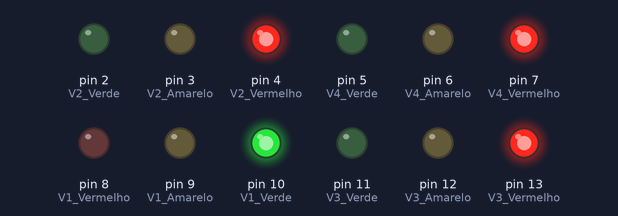
A sketch run on a simulated Arduino Uno, built with avr-gcc and run on an emulated ATmega328P. On the bench: output pins drawn as LEDs (lit = HIGH).

Above: at 0.1 s.
At 5.1 s:
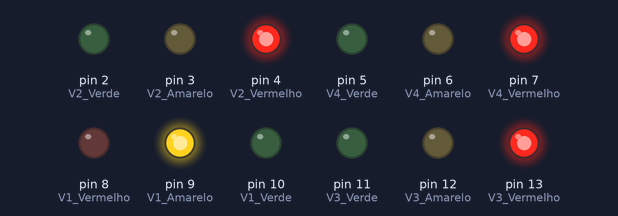
At 12.1 s:
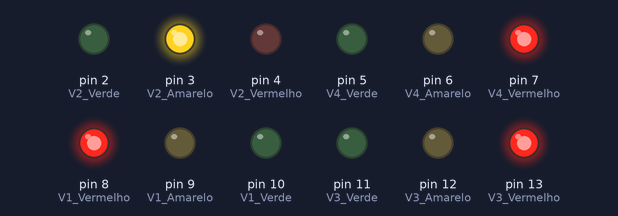
At 19.1 s:
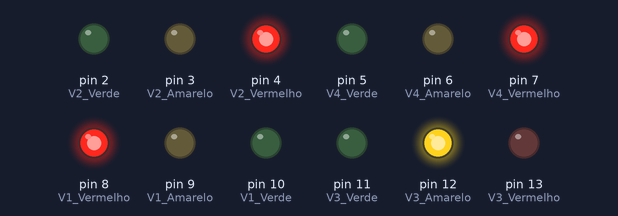
At 26.1 s:
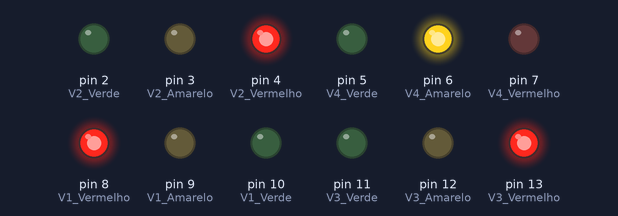
At 35.1 s:
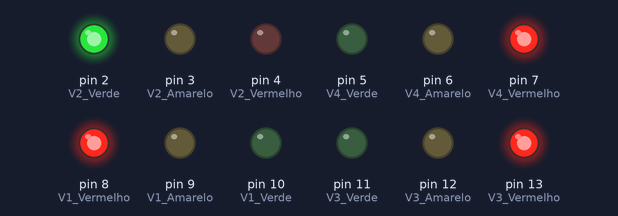
Timing chart, 0 to 36.6 s (numbered marks = the images above):
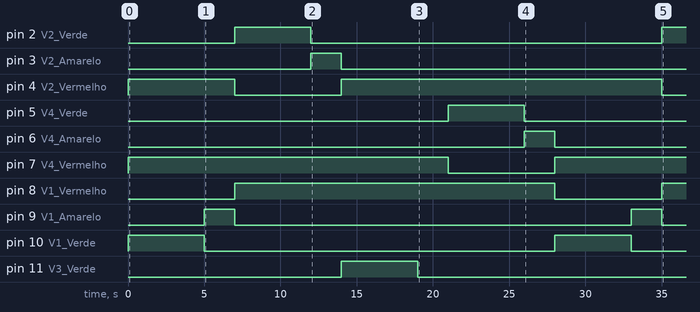

Measured:
- by itself, pin 2 (V2_Verde): LOW → HIGH at 7.0 s, → LOW 5.0 s later, → HIGH 23.0 s later
- by itself, pin 3 (V2_Amarelo): LOW → HIGH at 12.0 s, → LOW 2.0 s later
- by itself, pin 4 (V2_Vermelho): LOW → HIGH at 0.00 s, → LOW 7.0 s later, → HIGH 7.0 s later, → LOW 21.0 s later
- by itself, pin 5 (V4_Verde): LOW → HIGH at 21.0 s, → LOW 5.0 s later
- by itself, pin 6 (V4_Amarelo): LOW → HIGH at 26.0 s, → LOW 2.0 s later
- by itself, pin 7 (V4_Vermelho): LOW → HIGH at 0.00 s, → LOW 21.0 s later, → HIGH 7.0 s later
- by itself, pin 8 (V1_Vermelho): LOW → HIGH at 7.0 s, → LOW 21.0 s later, → HIGH 7.0 s later
- by itself, pin 9 (V1_Amarelo): alternates HIGH for 2.0 s and LOW for 26.0 s

The sketch:

semafaro2via.ino
```cpp
// --- MAPEAMENTO DOS PINOS POR VIA ---
// Via 1
#define V1_Verde    10
#define V1_Amarelo  9
#define V1_Vermelho 8

// Via 2
#define V2_Verde    2
#define V2_Amarelo  3
#define V2_Vermelho 4

// Via 3
#define V3_Verde    11
#define V3_Amarelo  12
#define V3_Vermelho 13

// Via 4
#define V4_Verde    5
#define V4_Amarelo  6
#define V4_Vermelho 7

void setup() {
  // Configura todos os pinos dos semáforos como saída
  pinMode(V1_Verde, OUTPUT);
  pinMode(V1_Amarelo, OUTPUT);
  pinMode(V1_Vermelho, OUTPUT);

  pinMode(V2_Verde, OUTPUT);
  pinMode(V2_Amarelo, OUTPUT);
  pinMode(V2_Vermelho, OUTPUT);

  pinMode(V3_Verde, OUTPUT);
  pinMode(V3_Amarelo, OUTPUT);
  pinMode(V3_Vermelho, OUTPUT);

  pinMode(V4_Verde, OUTPUT);
  pinMode(V4_Amarelo, OUTPUT);
  pinMode(V4_Vermelho, OUTPUT);
}

void loop() {
  // --- CICLO DA VIA 1 ---
  fase1(); // Via 1: Verde | Demais: Vermelho
  delay(5000);

  fase2(); // Via 1: Amarelo | Demais: Vermelho
  delay(2000);

  // --- CICLO DA VIA 2 ---
  fase3(); // Via 2: Verde | Demais: Vermelho
  delay(5000);

  fase4(); // Via 2: Amarelo | Demais: Vermelho
  delay(2000);

  // --- CICLO DA VIA 3 ---
  fase5(); // Via 3: Verde | Demais: Vermelho
  delay(5000);

  fase6(); // Via 3: Amarelo | Demais: Vermelho
  delay(2000);

  // --- CICLO DA VIA 4 ---
  fase7(); // Via 4: Verde | Demais: Vermelho
  delay(5000);

  fase8(); // Via 4: Amarelo | Demais: Vermelho
  delay(2000);
}

// ================= FASES DO SEMÁFORO =================

void fase1() {
  // Via 1 Aberta
  digitalWrite(V1_Verde, HIGH);   digitalWrite(V1_Amarelo, LOW);  digitalWrite(V1_Vermelho, LOW);
  // Via 2 Fechada
  digitalWrite(V2_Verde, LOW);    digitalWrite(V2_Amarelo, LOW);  digitalWrite(V2_Vermelho, HIGH);
  // Via 3 Fechada
  digitalWrite(V3_Verde, LOW);    digitalWrite(V3_Amarelo, LOW);  digitalWrite(V3_Vermelho, HIGH);
  // Via 4 Fechada
  digitalWrite(V4_Verde, LOW);    digitalWrite(V4_Amarelo, LOW);  digitalWrite(V4_Vermelho, HIGH);
}

void fase2() {
  // Via 1 Atenção (Amarelo)
  digitalWrite(V1_Verde, LOW);    digitalWrite(V1_Amarelo, HIGH); digitalWrite(V1_Vermelho, LOW);
  // Demais vias fechadas
  digitalWrite(V2_Verde, LOW);    digitalWrite(V2_Amarelo, LOW);  digitalWrite(V2_Vermelho, HIGH);
  digitalWrite(V3_Verde, LOW);    digitalWrite(V3_Amarelo, LOW);  digitalWrite(V3_Vermelho, HIGH);
  digitalWrite(V4_Verde, LOW);    digitalWrite(V4_Amarelo, LOW);  digitalWrite(V4_Vermelho, HIGH);
}

void fase3() {
  // Via 1 Fechada
  digitalWrite(V1_Verde, LOW);    digitalWrite(V1_Amarelo, LOW);  digitalWrite(V1_Vermelho, HIGH);
  // Via 2 Aberta
  digitalWrite(V2_Verde, HIGH);   digitalWrite(V2_Amarelo, LOW);  digitalWrite(V2_Vermelho, LOW);
  // Demais vias fechadas
  digitalWrite(V3_Verde, LOW);    digitalWrite(V3_Amarelo, LOW);  digitalWrite(V3_Vermelho, HIGH);
  digitalWrite(V4_Verde, LOW);    digitalWrite(V4_Amarelo, LOW);  digitalWrite(V4_Vermelho, HIGH);
}

void fase4() {
  // Demais vias fechadas
  digitalWrite(V1_Verde, LOW);    digitalWrite(V1_Amarelo, LOW);  digitalWrite(V1_Vermelho, HIGH);
  // Via 2 Atenção (Amarelo)
  digitalWrite(V2_Verde, LOW);    digitalWrite(V2_Amarelo, HIGH); digitalWrite(V2_Vermelho, LOW);
  digitalWrite(V3_Verde, LOW);    digitalWrite(V3_Amarelo, LOW);  digitalWrite(V3_Vermelho, HIGH);
  digitalWrite(V4_Verde, LOW);    digitalWrite(V4_Amarelo, LOW);  digitalWrite(V4_Vermelho, HIGH);
}

void fase5() {
  digitalWrite(V1_Verde, LOW);    digitalWrite(V1_Amarelo, LOW);  digitalWrite(V1_Vermelho, HIGH);
  digitalWrite(V2_Verde, LOW);    digitalWrite(V2_Amarelo, LOW);  digitalWrite(V2_Vermelho, HIGH);
  // Via 3 Aberta (Vermelho desligado e Verde ligado)
  digitalWrite(V3_Verde, HIGH);   digitalWrite(V3_Amarelo, LOW);  digitalWrite(V3_Vermelho, LOW);
  digitalWrite(V4_Verde, LOW);    digitalWrite(V4_Amarelo, LOW);  digitalWrite(V4_Vermelho, HIGH);
}

void fase6() {
  digitalWrite(V1_Verde, LOW);    digitalWrite(V1_Amarelo, LOW);  digitalWrite(V1_Vermelho, HIGH);
  digitalWrite(V2_Verde, LOW);    digitalWrite(V2_Amarelo, LOW);  digitalWrite(V2_Vermelho, HIGH);
  // Via 3 Atenção (Verde desligado e Amarelo ligado)
  digitalWrite(V3_Verde, LOW);    digitalWrite(V3_Amarelo, HIGH); digitalWrite(V3_Vermelho, LOW);
  digitalWrite(V4_Verde, LOW);    digitalWrite(V4_Amarelo, LOW);  digitalWrite(V4_Vermelho, HIGH);
}

void fase7() {
  digitalWrite(V1_Verde, LOW);    digitalWrite(V1_Amarelo, LOW);  digitalWrite(V1_Vermelho, HIGH);
  digitalWrite(V2_Verde, LOW);    digitalWrite(V2_Amarelo, LOW);  digitalWrite(V2_Vermelho, HIGH);
  digitalWrite(V3_Verde, LOW);    digitalWrite(V3_Amarelo, LOW);  digitalWrite(V3_Vermelho, HIGH);
  // Via 4 Aberta
  digitalWrite(V4_Verde, HIGH);   digitalWrite(V4_Amarelo, LOW);  digitalWrite(V4_Vermelho, LOW);
}

void fase8() {
  digitalWrite(V1_Verde, LOW);    digitalWrite(V1_Amarelo, LOW);  digitalWrite(V1_Vermelho, HIGH);
  digitalWrite(V2_Verde, LOW);    digitalWrite(V2_Amarelo, LOW);  digitalWrite(V2_Vermelho, HIGH);
  digitalWrite(V3_Verde, LOW);    digitalWrite(V3_Amarelo, LOW);  digitalWrite(V3_Vermelho, HIGH);
  // Via 4 Atenção (Amarelo)
  digitalWrite(V4_Verde, LOW);    digitalWrite(V4_Amarelo, HIGH); digitalWrite(V4_Vermelho, LOW);
}
```
